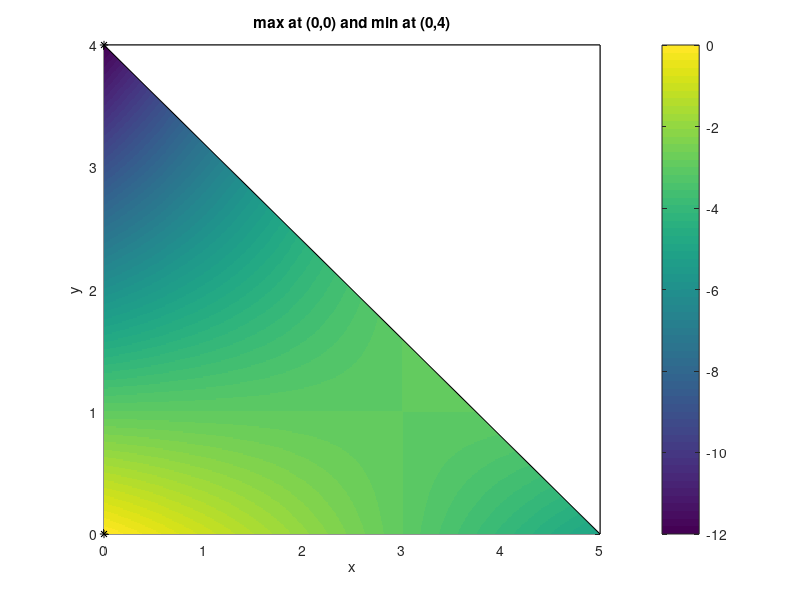

This figure's MATLAB source:
% EXERCISE344  Generate a figure that shows exercise #344 in section 4.7

f = @(x,y) x .* y - x - 3 * y;
[x,y]=meshgrid(0:.01:5,0:.01:4);
pcolor(x,y,min(f(x,y),0)),  shading flat
colorbar
hold on,  fill([5 5 0],[0 4 4],'w')
plot(0,0,'k*')
plot(0,4,'k*')
hold off
title('max at (0,0) and min at (0,4)')
xlabel x,  ylabel y
print -dpng exercise344.png
